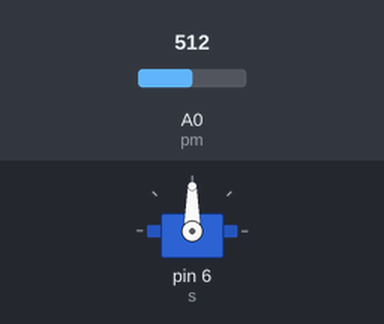
The sketch below on a simulated Arduino Uno, built with avr-gcc and run on an emulated ATmega328P. On the bench: servo. The test bench sets the inputs (shaded band); at power-on: A0 (pm) = 512.

Above: at 1.2 s.
1.3 s: A0 (pm) set to 716
At 2.2 s:
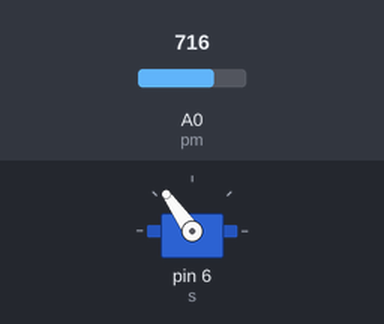
2.8 s: A0 (pm) set to 900
At 3.4 s:
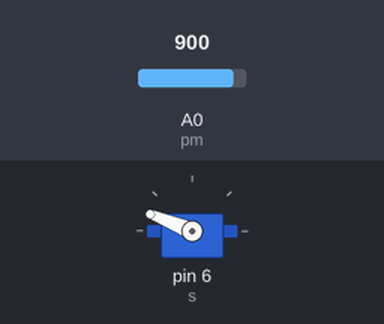
4.3 s: A0 (pm) set to 1023
At 5.5 s:
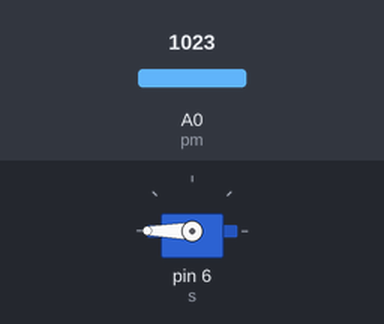
5.8 s: A0 (pm) set to 306
At 6.8 s:
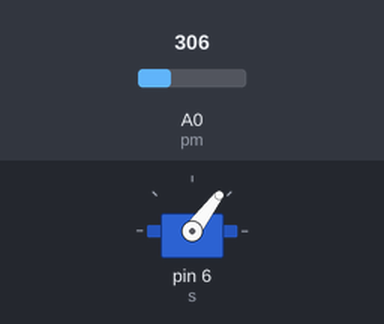
7.3 s: A0 (pm) set to 122
At 8.0 s:
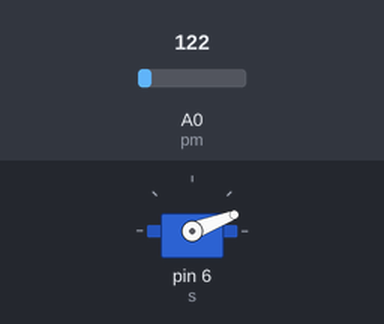
Timing chart, 0 to 9.8 s (numbered marks = the images above; inputs shaded):
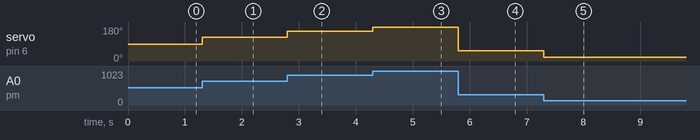

Measured:
- after the input at 1.3 s, servo on pin 6 (s): 90° → 125° at once
- after the input at 2.8 s, servo on pin 6 (s): 125° → 158° at once
- after the input at 4.3 s, servo on pin 6 (s): 158° → 180° at once
- after the input at 5.8 s, servo on pin 6 (s): 180° → 53° at once
- after the input at 7.3 s, servo on pin 6 (s): 53° → 21° at once

The sketch:

servo_control_with_potentiometer.ino
```cpp
#include<Servo.h>
int pos=0;
int pm=A0;
int pmv;
int ang;
Servo s;

void setup()
{
  pinMode(pm,INPUT);
  s.attach(6);
}

void loop()
{
  pmv=analogRead(pm);
  ang=map(pmv,0,1023,0,180);
  s.write(ang);
}
```
